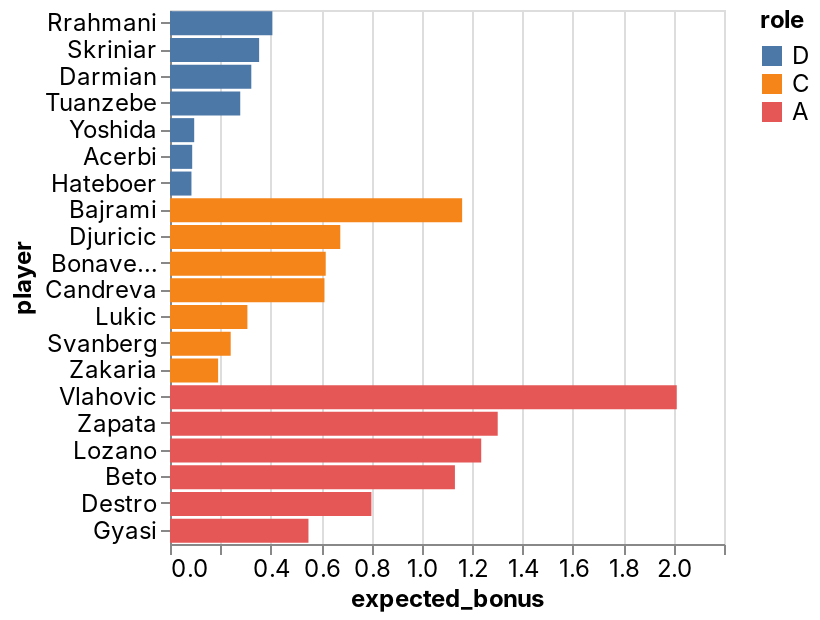

Here is the notebook cell this chart was saved with:
### Code cell
_deepnote_run_altair(team, """{"$schema":"https://vega.github.io/schema/vega-lite/v4.json","mark":{"type":"bar","tooltip":{"content":"data"}},"height":220,"autosize":{"type":"fit"},"data":{"name":"placeholder"},"encoding":{"x":{"field":"expected_bonus","type":"quantitative","sort":null,"scale":{"type":"linear","zero":false}},"y":{"field":"player","type":"nominal","sort":null,"scale":{"type":"linear","zero":true}},"color":{"field":"role","type":"nominal","sort":null,"scale":{"type":"linear","zero":false}}}}""")

### Figure 1 — Vega-Lite specification as saved in the notebook (floating-point values rounded to 4 significant figures)
{"config": {"view": {"continuousWidth": 400, "continuousHeight": 300}, "area": {"fill": "#51C0E9"}, "axis": {"labelFont": "Inter, sans-serif", "labelFontSize": 12, "labelFontWeight": "normal", "labelLimit": 60, "labelOverlap": "greedy", "titleFont": "Inter, sans-serif", "titleFontSize": 12, "titleFontWeight": "bold"}, "background": "#ffffff", "legend": {"labelFont": "Inter, sans-serif", "labelFontSize": 12, "titleFont": "Inter, sans-serif", "titleFontSize": 12, "titleFontWeight": "bold"}, "line": {"stroke": "#51C0E9", "strokeWidth": 2}, "rect": {"fill": "#51C0E9"}, "title": {"anchor": "start", "color": "#000000", "font": "Inter, sans-serif", "fontSize": 22, "fontWeight": "normal"}}, "data": {"name": "data-01c7356a56080b97e77810147f237067"}, "mark": {"type": "bar", "tooltip": {"content": "data"}}, "autosize": {"type": "fit"}, "encoding": {"color": {"type": "nominal", "field": "role", "scale": {"type": "linear", "zero": false}, "sort": null}, "x": {"type": "quantitative", "field": "expected_bonus", "scale": {"type": "linear", "zero": false}, "sort": null}, "y": {"type": "nominal", "field": "player", "scale": {"type": "linear", "zero": true}, "sort": null}}, "height": 300, "width": "container", "$schema": "https://vega.github.io/schema/vega-lite/v4.json", "datasets": {"data-01c7356a56080b97e77810147f237067": [{"fanta_team": "AI sereje ja dejeDe jebe tu de jebere", "role": "D", "player": "Rrahmani", "team": "Napoli", "opponent": "Genoa", "date": "2022-05-15T00:00:00", "expected_bonus": 0.4065}, {"fanta_team": "AI sereje ja dejeDe jebe tu de jebere", "role": "D", "player": "Skriniar", "team": "Inter", "opponent": "Cagliari", "date": "2022-05-15T00:00:00", "expected_bonus": 0.3539}, {"fanta_team": "AI sereje ja dejeDe jebe tu de jebere", "role": "D", "player": "Darmian", "team": "Inter", "opponent": "Cagliari", "date": "2022-05-15T00:00:00", "expected_bonus": 0.3229}, {"fanta_team": "AI sereje ja dejeDe jebe tu de jebere", "role": "D", "player": "Tuanzebe", "team": "Napoli", "opponent": "Genoa", "date": "2022-05-15T00:00:00", "expected_bonus": 0.2789}, {"fanta_team": "AI sereje ja dejeDe jebe tu de jebere", "role": "D", "player": "Yoshida", "team": "Sampdoria", "opponent": "Fiorentina", "date": "2022-05-16T00:00:00", "expected_bonus": 0.09607}, {"fanta_team": "AI sereje ja dejeDe jebe tu de jebere", "role": "D", "player": "Acerbi", "team": "Lazio", "opponent": "Juventus", "date": "2022-05-16T00:00:00", "expected_bonus": 0.08815}, {"fanta_team": "AI sereje ja dejeDe jebe tu de jebere", "role": "D", "player": "Hateboer", "team": "Atalanta", "opponent": "AC Milan", "date": "2022-05-15T00:00:00", "expected_bonus": 0.08523}, {"fanta_team": "AI sereje ja dejeDe jebe tu de jebere", "role": "C", "player": "Bajrami", "team": "Empoli", "opponent": "Salernitana", "date": "2022-05-14T00:00:00", "expected_bonus": 1.16}, {"fanta_team": "AI sereje ja dejeDe jebe tu de jebere", "role": "C", "player": "Djuricic", "team": "Sassuolo", "opponent": "Bologna", "date": "2022-05-15T00:00:00", "expected_bonus": 0.6762}, {"fanta_team": "AI sereje ja dejeDe jebe tu de jebere", "role": "C", "player": "Bonaventura", "team": "Fiorentina", "opponent": "Sampdoria", "date": "2022-05-16T00:00:00", "expected_bonus": 0.6184}, {"fanta_team": "AI sereje ja dejeDe jebe tu de jebere", "role": "C", "player": "Candreva", "team": "Sampdoria", "opponent": "Fiorentina", "date": "2022-05-16T00:00:00", "expected_bonus": 0.6134}, {"fanta_team": "AI sereje ja dejeDe jebe tu de jebere", "role": "C", "player": "Lukic", "team": "Torino", "opponent": "Verona", "date": "2022-05-14T00:00:00", "expected_bonus": 0.3074}, {"fanta_team": "AI sereje ja dejeDe jebe tu de jebere", "role": "C", "player": "Svanberg", "team": "Bologna", "opponent": "Sassuolo", "date": "2022-05-15T00:00:00", "expected_bonus": 0.241}, {"fanta_team": "AI sereje ja dejeDe jebe tu de jebere", "role": "C", "player": "Zakaria", "team": "Juventus", "opponent": "Lazio", "date": "2022-05-16T00:00:00", "expected_bonus": 0.1911}, {"fanta_team": "AI sereje ja dejeDe jebe tu de jebere", "role": "A", "player": "Vlahovic", "team": "Juventus", "opponent": "Lazio", "date": "2022-05-16T00:00:00", "expected_bonus": 2.012}, {"fanta_team": "AI sereje ja dejeDe jebe tu de jebere", "role": "A", "player": "Zapata", "team": "Atalanta", "opponent": "AC Milan", "date": "2022-05-15T00:00:00", "expected_bonus": 1.301}, {"fanta_team": "AI sereje ja dejeDe jebe tu de jebere", "role": "A", "player": "Lozano", "team": "Napoli", "opponent": "Genoa", "date": "2022-05-15T00:00:00", "expected_bonus": 1.236}, {"fanta_team": "AI sereje ja dejeDe jebe tu de jebere", "role": "A", "player": "Beto", "team": "Udinese", "opponent": "Spezia", "date": "2022-05-14T00:00:00", "expected_bonus": 1.131}, {"fanta_team": "AI sereje ja dejeDe jebe tu de jebere", "role": "A", "player": "Destro", "team": "Genoa", "opponent": "Napoli", "date": "2022-05-15T00:00:00", "expected_bonus": 0.7998}, {"fanta_team": "AI sereje ja dejeDe jebe tu de jebere", "role": "A", "player": "Gyasi", "team": "Spezia", "opponent": "Udinese", "date": "2022-05-14T00:00:00", "expected_bonus": 0.5499}]}}
